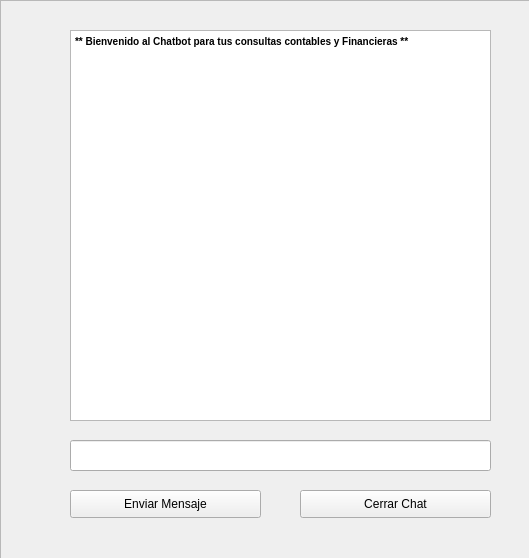
<?xml version="1.0" encoding="UTF-8"?>
<ui version="4.0">
 <class>Form</class>
 <widget class="QWidget" name="Form">
  <property name="geometry">
   <rect>
    <x>0</x>
    <y>0</y>
    <width>529</width>
    <height>558</height>
   </rect>
  </property>
  <property name="windowTitle">
   <string>Form</string>
  </property>
  <widget class="QFrame" name="frame">
   <property name="geometry">
    <rect>
     <x>0</x>
     <y>0</y>
     <width>531</width>
     <height>561</height>
    </rect>
   </property>
   <property name="frameShape">
    <enum>QFrame::StyledPanel</enum>
   </property>
   <property name="frameShadow">
    <enum>QFrame::Raised</enum>
   </property>
   <widget class="QPushButton" name="enviar_mss">
    <property name="geometry">
     <rect>
      <x>70</x>
      <y>490</y>
      <width>191</width>
      <height>28</height>
     </rect>
    </property>
    <property name="autoFillBackground">
     <bool>false</bool>
    </property>
    <property name="styleSheet">
     <string notr="true">background-color:green;
color:white;
QPushButton#pushButton:hover {
   background-color: rgb(0, 63, 0);
}
QPushButton#pushButton:pressed {
    background-color: rgb(0, 56, 0);     
}</string>
    </property>
    <property name="text">
     <string>Enviar Mensaje</string>
    </property>
   </widget>
   <widget class="QPushButton" name="cerrar_ch">
    <property name="geometry">
     <rect>
      <x>300</x>
      <y>490</y>
      <width>191</width>
      <height>28</height>
     </rect>
    </property>
    <property name="autoFillBackground">
     <bool>false</bool>
    </property>
    <property name="styleSheet">
     <string notr="true">background-color:green;
color:white;
QPushButton#pushButton:hover {
   background-color: rgb(0, 63, 0);
}
QPushButton#pushButton:pressed {
    background-color: rgb(0, 56, 0);     
}</string>
    </property>
    <property name="text">
     <string>Cerrar Chat</string>
    </property>
   </widget>
   <widget class="QLineEdit" name="txt_mensaje">
    <property name="geometry">
     <rect>
      <x>70</x>
      <y>440</y>
      <width>421</width>
      <height>31</height>
     </rect>
    </property>
   </widget>
   <widget class="QTextEdit" name="txt_chat">
    <property name="geometry">
     <rect>
      <x>70</x>
      <y>30</y>
      <width>421</width>
      <height>391</height>
     </rect>
    </property>
    <property name="readOnly">
     <bool>true</bool>
    </property>
    <property name="html">
     <string>&lt;!DOCTYPE HTML PUBLIC &quot;-//W3C//DTD HTML 4.0//EN&quot; &quot;http://www.w3.org/TR/REC-html40/strict.dtd&quot;&gt;
&lt;html&gt;&lt;head&gt;&lt;meta name=&quot;qrichtext&quot; content=&quot;1&quot; /&gt;&lt;style type=&quot;text/css&quot;&gt;
p, li { white-space: pre-wrap; }
&lt;/style&gt;&lt;/head&gt;&lt;body style=&quot; font-family:'MS Shell Dlg 2'; font-size:7.8pt; font-weight:400; font-style:normal;&quot;&gt;
&lt;p style=&quot; margin-top:0px; margin-bottom:0px; margin-left:0px; margin-right:0px; -qt-block-indent:0; text-indent:0px;&quot;&gt;&lt;span style=&quot; font-weight:600;&quot;&gt;** Bienvenido al Chatbot para tus consultas contables y Financieras **&lt;/span&gt;&lt;/p&gt;&lt;/body&gt;&lt;/html&gt;</string>
    </property>
   </widget>
  </widget>
 </widget>
 <resources/>
 <connections/>
</ui>
